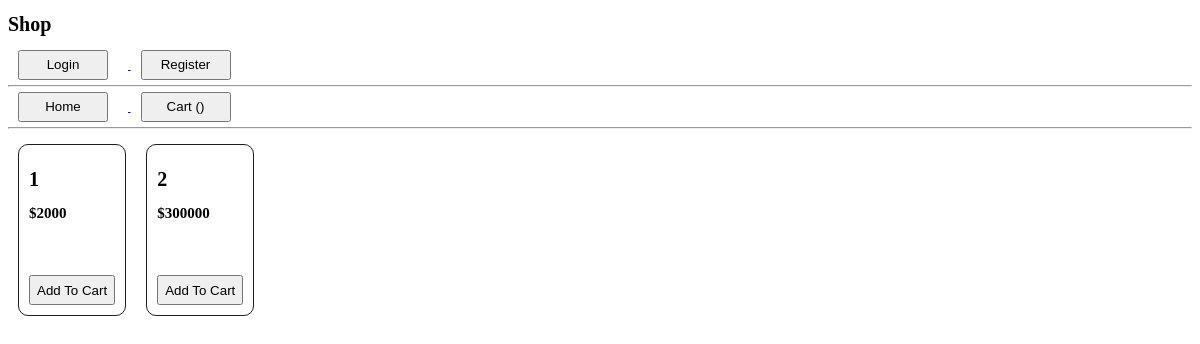
The app's page /, older data.
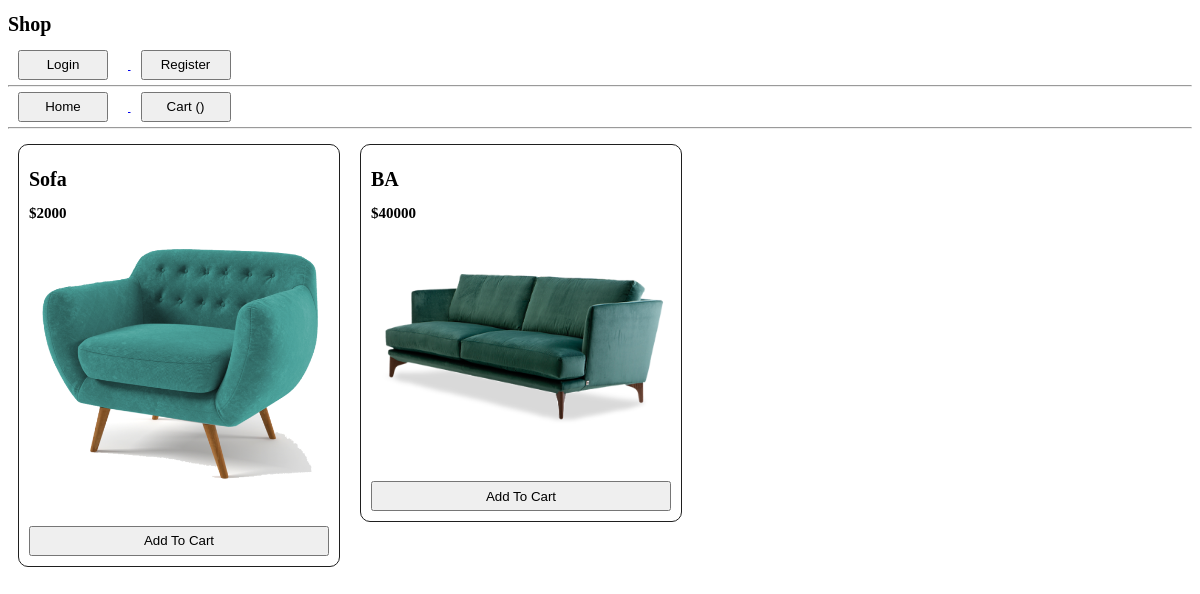
The same page, newer data.
### main/models.py (models this page shows, shortened)
class Products(models.Model):
    name = models.CharField("Product name", max_length = 255)
    price = models.PositiveBigIntegerField("Product Price")
    img = models.ImageField("Product image")

### main/views.py (the view)
# urls.py: path("", views.index, name = "index"),
def index(request):
	product_list = Products.objects.all()
	if request.method == "POST":
		prod_id = request.POST.get("id")
		my_prod = Products.objects.get(id = prod_id)
		user = User.objects.get(username = request.user.username)
		user.cart_prod.add(my_prod)
		user.save()
	return render(request, "main/index.html", context = {
		"product_list": product_list,
    })

### main/templates/main/index.html (shortened to what this page needs)
{% load static %}
<!DOCTYPE html>
<html lang="en">
<head>
    <link rel="stylesheet" href="{% static  'main/css/style.css' %}">
</head>
<body>
  <h1> Shop </h1>
  {% if user.is_authenticated %}
    <h1><a href="{% url 'logout'%}"> {{user.username}} </a></h1>
  {% else %}
    <a href = "{% url 'login' %}" ><button> Login </button> </a>
    <a href = "{% url 'register' %}" ><button> Register </button> </a>
  {% endif %}
  <hr>
  <a href = "{% url 'index' %}" ><button> Home </button> </a>
  <a href = "{% url 'cart' %}" ><button> Cart ({{cart_count}}) </button> </a>
  <hr>
  <div class = "obsh">
    {% for i in product_list%}
      <div>
        <h1> {{ i.name }} </h1>
        <h2> ${{ i.price }} </h2>
        <img width="300px" src="{{ i.img.url }}" alt="">
        <form method="post">
          <button type="submit" value = "{{ i.id }}" name = "id"> Add To Cart</button>
        </form>
      </div>
    {% endfor %}
  </div>
</body>
</html>

Row changes from the older to the newer data that the page shows:
removed Products: name "1", price "2000"
removed Products: name "2", price "300000"
added Products: name "Sofa", price "2000", img (picture), {{ i.id }} 4 (drawn)
added Products: name "BA", price "40000", img (picture), {{ i.id }} 5 (drawn)
